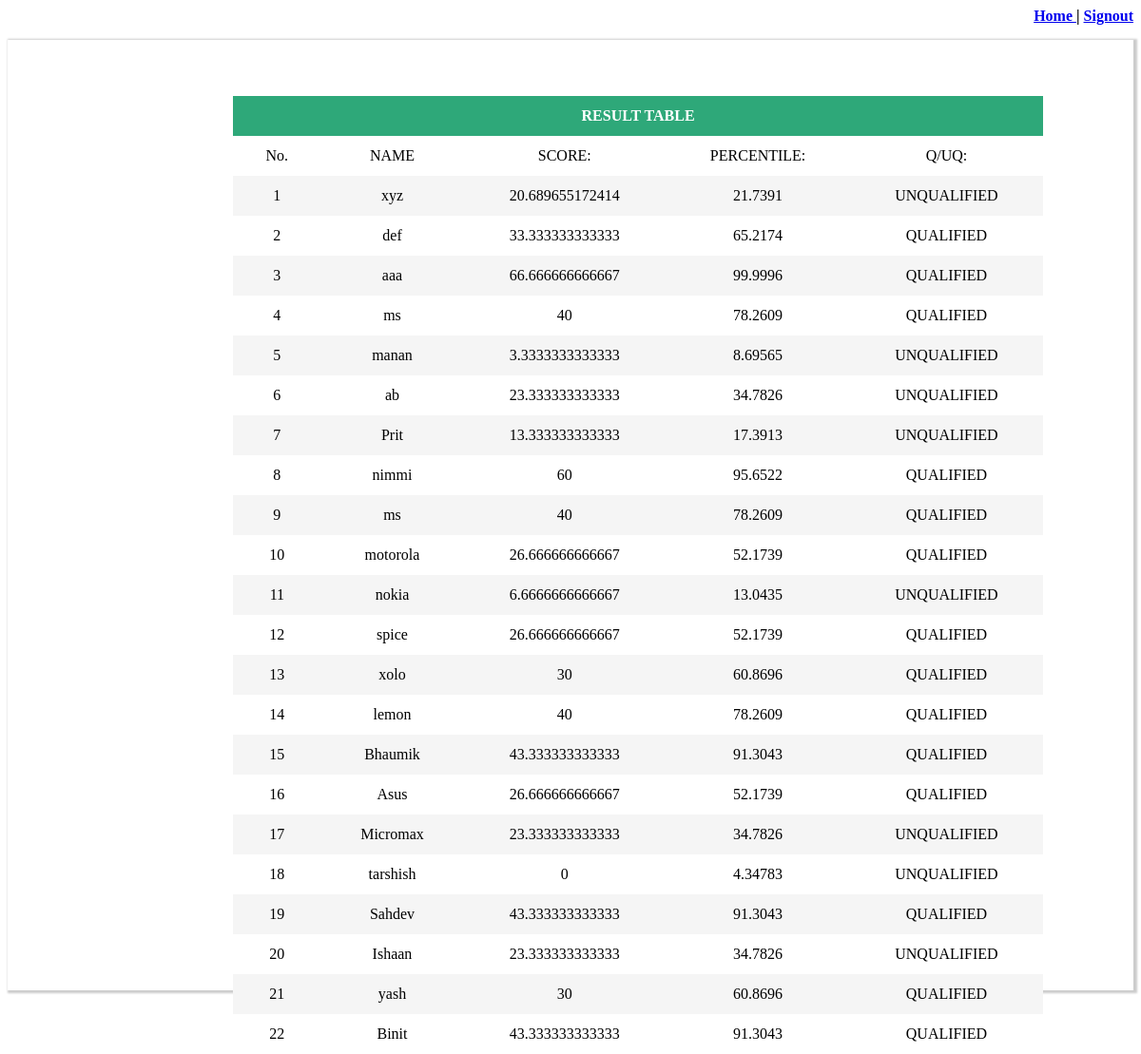
The page /admin/viewresults.php (signed in) on the database its author committed.
### tables this page shows
CREATE TABLE IF NOT EXISTS `users` (
  `userid` int(11) NOT NULL,
  `name` varchar(30) NOT NULL,
  `username` varchar(30) NOT NULL,
  `password` varchar(30) NOT NULL,
  `phone` varchar(30) NOT NULL,
  `city` varchar(30) NOT NULL,
  `percent` double NOT NULL,
  `percentile` float NOT NULL,
  `qoruq` varchar(52) NOT NULL
);

### admin/viewresults.php (the view, shortened to what this page needs)
<p align="right">
<strong><a href="login.php"> Home </a>|
<strong><a href="index.php">Signout</a></strong>
</p>
<div style="margin:auto;width:100%;height:1000px;box-shadow:2px 1px 2px 2px #CCCCCC;text-align:left">
<div style="margin-left:20%;padding-top:5%">
<table>
<th colspan='8' >
RESULT TABLE
</th>
<tr>
<td >
No.
</td>
<td >
NAME
</td>
<td>
SCORE:
</td>
<td >
PERCENTILE:
</td>
<td>
Q/UQ:
</td>
</tr>
<?php
$con=new PDO('mysql:host=127.0.0.1;dbname=aptitude_test','root','');
$q=$con->query('select * from users');
$x=0;
while($r=$q->fetch(PDO::FETCH_OBJ))
{
$x++;
echo "<tr><td >".$x."</td><td >".$r->username."</td><td>".$r->percent."</td><td >".$r->percentile."</td><td >".$r->qoruq."</td></tr>";
}
?>

### admin/viewresults.php (style rules this page uses)
table { border-collapse: collapse; margin-bottom: 2em; width: 90%; background: #fff; }
td, th { padding: 0.75em 1.5em; text-align: center; }
th { background-color: #31bc86; font-weight: bold; color: #fff; white-space: nowrap; }
tbody th { background-color: #2ea879; }
tbody tr:nth-child(2n-1) { background-color: #f5f5f5; transition: all .125s ease-in-out; }

### rows shown on the page
users: username "xyz", percent "20.689655172414", percentile "21.7391", qoruq "UNQUALIFIED"
users: username "def", percent "33.333333333333", percentile "65.2174", qoruq "QUALIFIED"
users: username "aaa", percent "66.666666666667", percentile "99.9996", qoruq "QUALIFIED"
users: username "ms", percent "40", percentile "78.2609", qoruq "QUALIFIED"
users: username "manan", percent "3.3333333333333", percentile "8.69565", qoruq "UNQUALIFIED"
users: username "ab", percent "23.333333333333", percentile "34.7826", qoruq "UNQUALIFIED"
users: username "Prit", percent "13.333333333333", percentile "17.3913", qoruq "UNQUALIFIED"
users: username "nimmi", percent "60", percentile "95.6522", qoruq "QUALIFIED"
users: username "ms", percent "40", percentile "78.2609", qoruq "QUALIFIED"
users: username "motorola", percent "26.666666666667", percentile "52.1739", qoruq "QUALIFIED"
users: username "nokia", percent "6.6666666666667", percentile "13.0435", qoruq "UNQUALIFIED"
users: username "spice", percent "26.666666666667", percentile "52.1739", qoruq "QUALIFIED"
users: username "xolo", percent "30", percentile "60.8696", qoruq "QUALIFIED"
users: username "lemon", percent "40", percentile "78.2609", qoruq "QUALIFIED"
users: username "Bhaumik", percent "43.333333333333", percentile "91.3043", qoruq "QUALIFIED"
users: username "Asus", percent "26.666666666667", percentile "52.1739", qoruq "QUALIFIED"
users: username "Micromax", percent "23.333333333333", percentile "34.7826", qoruq "UNQUALIFIED"
users: username "tarshish", percent "0", percentile "4.34783", qoruq "UNQUALIFIED"
users: username "Sahdev", percent "43.333333333333", percentile "91.3043", qoruq "QUALIFIED"
users: username "Ishaan", percent "23.333333333333", percentile "34.7826", qoruq "UNQUALIFIED"
users: username "yash", percent "30", percentile "60.8696", qoruq "QUALIFIED"
users: username "Binit", percent "43.333333333333", percentile "91.3043", qoruq "QUALIFIED"
